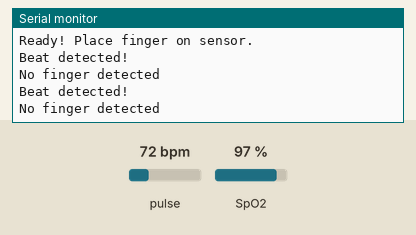
Simulated run of this sketch. Board: ESP32. Shown: the last lines printed to the serial monitor. The inputs (shaded band) are chosen by the test bench; at power-on: pulse 72 bpm, SpO2 97 %.

Above: at 4.2 s.
4.3 s: pulse set to 42 bpm
At 7.8 s:
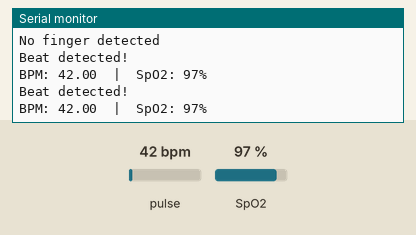
8.5 s: SpO2 set to 80 %
At 9.84 s:
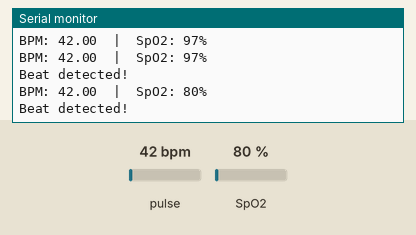
10.0 s: pulse set to 70 bpm
At 12.6 s:
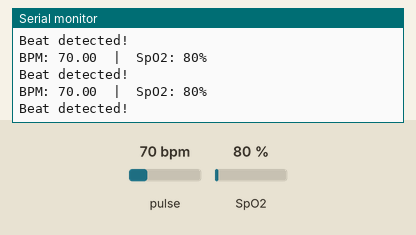

Measured:
- after the input at 4.3 s, the serial monitor: prints a new line after 1.7 s (image 1)
- after the input at 8.5 s, the serial monitor: prints a new line after 0.51 s (image 2)
- after the input at 10.0 s, the serial monitor: prints a new line at once (image 3)

The sketch:

temp-test.ino
```cpp
#include <Wire.h>
#include "MAX30100_PulseOximeter.h"

#define I2C_SDA       6
#define I2C_SCL       5
#define REPORTING_MS  1000

PulseOximeter pox;
uint32_t lastReport = 0;
uint8_t noReadingCount = 0;

void onBeatDetected() {
  Serial.println("Beat detected!");
}

void initSensor() {
  Serial.println("Initialising MAX30100...");
  if (!pox.begin()) {
    Serial.println("FAILED. Check wiring!");
    while (1);
  }
  Serial.println("Ready! Place finger on sensor.");
  pox.setIRLedCurrent(MAX30100_LED_CURR_11MA);
  pox.setOnBeatDetectedCallback(onBeatDetected);
}

void setup() {
  Serial.begin(115200);
  delay(3000);

  Wire.begin(I2C_SDA, I2C_SCL);
  Wire.setClock(100000);

  initSensor();
}

void loop() {
  pox.update();

  if (millis() - lastReport > REPORTING_MS) {
    lastReport = millis();

    float bpm  = pox.getHeartRate();
    int   spo2 = pox.getSpO2();

    if (bpm == 0 && spo2 == 0) {
      Serial.println("No finger detected");
      noReadingCount++;
      if (noReadingCount > 10) {
        noReadingCount = 0;
        Serial.println("Restarting sensor...");
        initSensor();
      }
    } else if (spo2 > 100) {
      Serial.println("Stabilising...");
      noReadingCount = 0;
    } else {
      Serial.print("BPM: ");       Serial.print(bpm);
      Serial.print("  |  SpO2: "); Serial.print(spo2);
      Serial.println("%");
      noReadingCount = 0;
    }
  }
}
```
